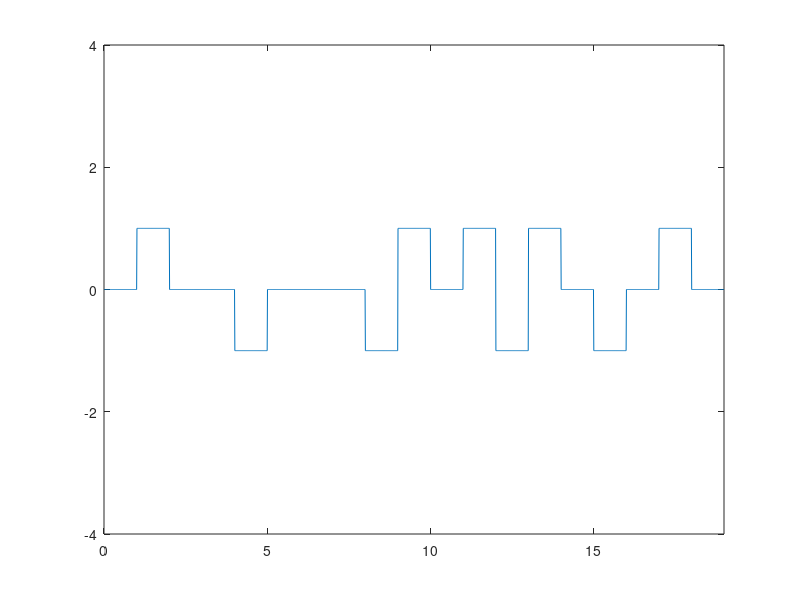

Write the MATLAB code that produced this figure.
clear ;

bits= [0,1,0,0,1,0,0,0,0,0,0,0,0,1,0,1,0,1,0];
bitrate=1;
prev=-1;
amp=1;
amp=amp*prev;
c=0;
b=0;
for i=1:length(bits)
  if(bits(i)==0)
    c=c+1;
  else
    c=0;
    
  end
  
  if c>7
    ampl(i-4)=amp;
    ampl(i-3)=-amp;
    ampl(i-1)=-amp;
    ampl(i)=amp;
    c=0;
  elseif(bits(i)==0)
    ampl(i)=0;
  else
    ampl(i)=-amp;
    amp=ampl(i);
    end
end
Time=length(bits)/bitrate; 
frequency = 1000;
time = 0:.01:Time;
x = 1;

for i=1:length(time)
  y_value(i)=ampl(x);
  if(time(i)>=x)
  x++;
  end
end
plot(time,y_value);
axis([0 Time -4 4]);

x=0;
for i=1:length(time)
  if(time(i)>x)
    x=x+1;
    if(y_value(i)==0)
      ans(x)=0;
    else
      ans(x)=1;
    end
    end
end
bits
ans